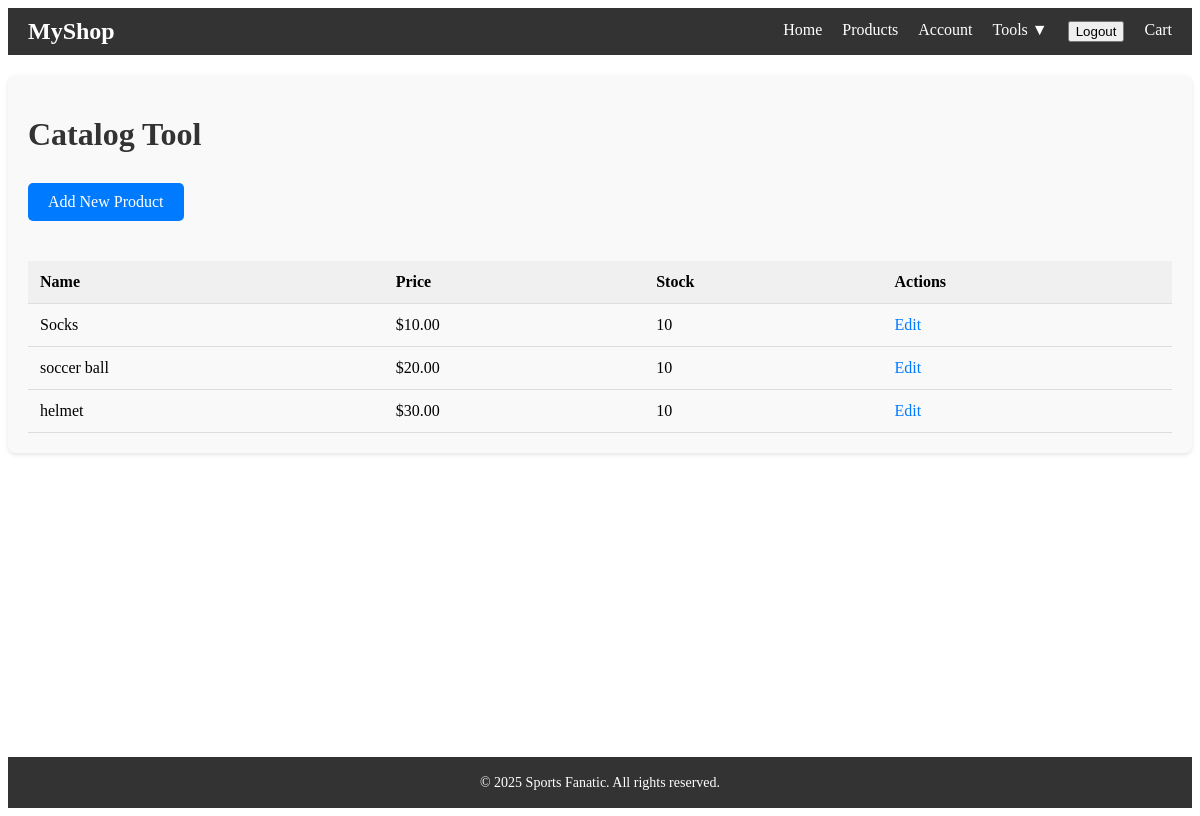
/catalog/ (signed in), run on the app's committed database.
### store/models.py (models this page shows, shortened)
class Product(models.Model):
    name = models.CharField(max_length=255)
    price = models.DecimalField(max_digits=10, decimal_places=2)
    stock = models.PositiveIntegerField(default=10)
    image = models.ImageField(upload_to='products/', blank=True, null=True)
    description = models.TextField(blank=True)

### store/views.py (the view)
# urls.py: path('catalog/', views.catalog_tool, name='catalog_tool'),
@login_required
def catalog_tool(request):
    products = Product.objects.all()
    return render(request, 'store/catalog_tool.html', {'products': products})

### store/templates/store/catalog_tool.html (shortened to what this page needs)
{% extends 'store/base.html' %}
{% load static %}
{% block styles %}
<link rel="stylesheet" href="{% static 'store/catalog_tool.css' %}">
{% endblock %}
{% block content %}
<div class="catalog-tool-container">
    <h1>Catalog Tool</h1>
    <a href="{% url 'add_product' %}" class="btn">Add New Product</a>
    <table>
        <thead>
            <tr>
                <th>Name</th>
                <th>Price</th>
                <th>Stock</th>
                <th>Actions</th>
            </tr>
        </thead>
        <tbody>
            {% for product in products %}
            <tr>
                <td>{{ product.name }}</td>
                <td>${{ product.price }}</td>
                <td>{{ product.stock }}</td>
                <td>
                    <a href="{% url 'edit_product' product.id %}">Edit</a>
                </td>
            </tr>
            {% endfor %}
        </tbody>
    </table>
</div>
{% endblock %}

### store/static/store/catalog_tool.css (style rules this page uses)
.catalog-tool-container { max-width: 1200 px; margin: 20px auto; padding: 20px; background-color: #f9f9f9; border-radius: 8px; box-shadow: 0 2px 4px rgba(0, 0, 0, 0.1); }
.catalog-tool-container h1 { font-size: 2rem; margin-bottom: 20px; color: #333; }
.catalog-tool-container .btn { display: inline-block; padding: 10px 20px; margin: 10px 0; background-color: #007bff; color: #fff; text-decoration: none; border-radius: 5px; transition: background-color 0.3s ease; margin-bottom: 20px; }
.catalog-tool-container table { width: 100%; border-collapse: collapse; margin-top: 20px; }
.catalog-tool-container table th, .catalog-tool-container table td { padding: 12px; text-align: left; border-bottom: 1px solid #ddd; }
.catalog-tool-container table th { background-color: #f0f0f0; font-weight: bold; }
.catalog-tool-container table tr:nth-child(even) { background-color: #f9f9f9; }
.catalog-tool-container table a { color: #007bff; text-decoration: none; transition: color 0.3s ease; }

### store/static/store/base.css (style rules this page uses)
body { display: flex; flex-direction: column; min-height: 100vh; }

### data on the page
Product: name "Socks", price "10.00", stock "10"
Product: name "soccer ball", price "20.00", stock "10"
Product: name "helmet", price "30.00", stock "10"
